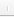
<?xml version="1.0" encoding="UTF-8"?>
<ui version="4.0">
 <class>MainWindow</class>
 <widget class="QMainWindow" name="widget">
  <property name="geometry">
   <rect>
    <x>0</x>
    <y>0</y>
    <!-- Will automatically resize -->
    <width>1</width>
    <height>1</height>
   </rect>
  </property>
  <property name="windowTitle">
   <string>MainWindow</string>
  </property>
  <widget class="QToolBar" name="toolBar">
   <property name="windowTitle">
    <string>toolBar</string>
   </property>
   <property name="movable">
    <bool>false</bool>
   </property>
   <attribute name="toolBarArea">
    <enum>TopToolBarArea</enum>
   </attribute>
   <attribute name="toolBarBreak">
    <bool>false</bool>
   </attribute>
   <addaction name="separator"/>
  </widget>
 </widget>
 <resources/>
 <connections/>
</ui>
